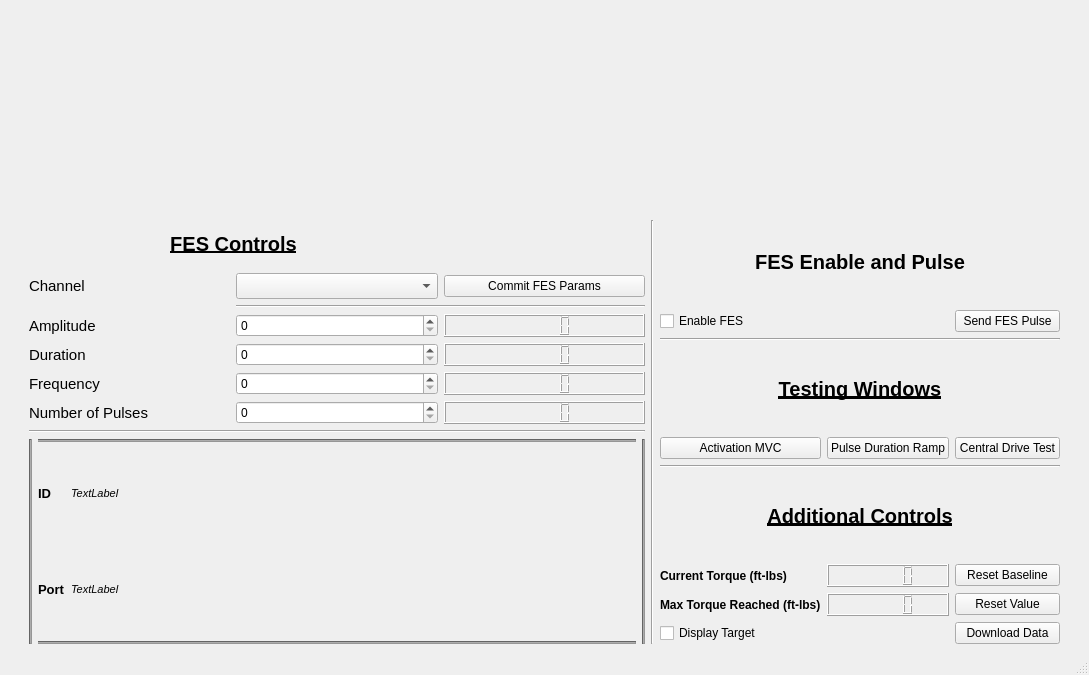
<?xml version="1.0" encoding="UTF-8"?>
<ui version="4.0">
 <class>MainWindow</class>
 <widget class="QMainWindow" name="MainWindow">
  <property name="geometry">
   <rect>
    <x>0</x>
    <y>0</y>
    <width>1089</width>
    <height>675</height>
   </rect>
  </property>
  <property name="windowTitle">
   <string>Central Drive Estimation</string>
  </property>
  <widget class="QWidget" name="centralwidget">
   <layout class="QGridLayout" name="gridLayout_3">
    <item row="1" column="2" rowspan="3">
     <widget class="Line" name="line">
      <property name="orientation">
       <enum>Qt::Vertical</enum>
      </property>
     </widget>
    </item>
    <item row="0" column="4" rowspan="4">
     <spacer name="horizontalSpacer">
      <property name="orientation">
       <enum>Qt::Horizontal</enum>
      </property>
      <property name="sizeType">
       <enum>QSizePolicy::Fixed</enum>
      </property>
      <property name="sizeHint" stdset="0">
       <size>
        <width>20</width>
        <height>1</height>
       </size>
      </property>
     </spacer>
    </item>
    <item row="0" column="1" colspan="3">
     <layout class="QVBoxLayout" name="verticalLayout">
      <item>
       <widget class="QWidget" name="TorquePlot" native="true">
        <layout class="QHBoxLayout" name="horizontalLayout"/>
       </widget>
      </item>
     </layout>
    </item>
    <item row="2" column="1">
     <widget class="Line" name="line_2">
      <property name="orientation">
       <enum>Qt::Horizontal</enum>
      </property>
     </widget>
    </item>
    <item row="3" column="1">
     <layout class="QGridLayout" name="gridLayout_4">
      <property name="verticalSpacing">
       <number>7</number>
      </property>
      <item row="1" column="1">
       <widget class="QLabel" name="label_13">
        <property name="font">
         <font>
          <pointsize>10</pointsize>
          <weight>75</weight>
          <bold>true</bold>
         </font>
        </property>
        <property name="text">
         <string>ID</string>
        </property>
       </widget>
      </item>
      <item row="2" column="1">
       <widget class="QLabel" name="label_4">
        <property name="font">
         <font>
          <pointsize>10</pointsize>
          <weight>75</weight>
          <bold>true</bold>
         </font>
        </property>
        <property name="text">
         <string>Port</string>
        </property>
       </widget>
      </item>
      <item row="1" column="2">
       <widget class="QLabel" name="participantID_lbl">
        <property name="sizePolicy">
         <sizepolicy hsizetype="MinimumExpanding" vsizetype="Minimum">
          <horstretch>0</horstretch>
          <verstretch>0</verstretch>
         </sizepolicy>
        </property>
        <property name="font">
         <font>
          <pointsize>8</pointsize>
          <weight>50</weight>
          <italic>true</italic>
          <bold>false</bold>
          <underline>false</underline>
         </font>
        </property>
        <property name="styleSheet">
         <string notr="true"/>
        </property>
        <property name="text">
         <string>TextLabel</string>
        </property>
        <property name="alignment">
         <set>Qt::AlignLeading|Qt::AlignLeft|Qt::AlignVCenter</set>
        </property>
       </widget>
      </item>
      <item row="2" column="2">
       <widget class="QLabel" name="comport_lbl">
        <property name="font">
         <font>
          <pointsize>8</pointsize>
          <weight>50</weight>
          <italic>true</italic>
          <bold>false</bold>
          <underline>false</underline>
         </font>
        </property>
        <property name="styleSheet">
         <string notr="true"/>
        </property>
        <property name="text">
         <string>TextLabel</string>
        </property>
        <property name="alignment">
         <set>Qt::AlignLeading|Qt::AlignLeft|Qt::AlignVCenter</set>
        </property>
       </widget>
      </item>
      <item row="3" column="1" colspan="2">
       <widget class="Line" name="line_8">
        <property name="styleSheet">
         <string notr="true">background-color: rgb(150, 150, 150);</string>
        </property>
        <property name="orientation">
         <enum>Qt::Horizontal</enum>
        </property>
       </widget>
      </item>
      <item row="0" column="1" colspan="2">
       <widget class="Line" name="line_6">
        <property name="styleSheet">
         <string notr="true">background-color: rgb(150, 150, 150);</string>
        </property>
        <property name="orientation">
         <enum>Qt::Horizontal</enum>
        </property>
       </widget>
      </item>
      <item row="0" column="0" rowspan="4">
       <widget class="Line" name="line_10">
        <property name="styleSheet">
         <string notr="true">background-color: rgb(150, 150, 150);</string>
        </property>
        <property name="orientation">
         <enum>Qt::Vertical</enum>
        </property>
       </widget>
      </item>
      <item row="0" column="3" rowspan="4">
       <widget class="Line" name="line_9">
        <property name="styleSheet">
         <string notr="true">background-color: rgb(150, 150, 150);</string>
        </property>
        <property name="orientation">
         <enum>Qt::Vertical</enum>
        </property>
       </widget>
      </item>
     </layout>
    </item>
    <item row="0" column="0" rowspan="4">
     <spacer name="horizontalSpacer_2">
      <property name="orientation">
       <enum>Qt::Horizontal</enum>
      </property>
      <property name="sizeType">
       <enum>QSizePolicy::Fixed</enum>
      </property>
      <property name="sizeHint" stdset="0">
       <size>
        <width>20</width>
        <height>1</height>
       </size>
      </property>
     </spacer>
    </item>
    <item row="1" column="1">
     <layout class="QGridLayout" name="gridLayout">
      <item row="4" column="2">
       <widget class="QLCDNumber" name="committedDur_lbl"/>
      </item>
      <item row="3" column="0">
       <widget class="QLabel" name="label">
        <property name="font">
         <font>
          <pointsize>11</pointsize>
         </font>
        </property>
        <property name="text">
         <string>Amplitude</string>
        </property>
       </widget>
      </item>
      <item row="5" column="0">
       <widget class="QLabel" name="label_5">
        <property name="font">
         <font>
          <pointsize>11</pointsize>
         </font>
        </property>
        <property name="text">
         <string>Frequency</string>
        </property>
       </widget>
      </item>
      <item row="4" column="1">
       <widget class="QSpinBox" name="dur_sp"/>
      </item>
      <item row="6" column="0">
       <widget class="QLabel" name="label_6">
        <property name="font">
         <font>
          <pointsize>11</pointsize>
         </font>
        </property>
        <property name="text">
         <string>Number of Pulses</string>
        </property>
       </widget>
      </item>
      <item row="1" column="1">
       <widget class="QComboBox" name="channel_cb">
        <property name="font">
         <font>
          <pointsize>11</pointsize>
         </font>
        </property>
        <property name="currentText">
         <string/>
        </property>
        <property name="placeholderText">
         <string/>
        </property>
       </widget>
      </item>
      <item row="5" column="1">
       <widget class="QSpinBox" name="f_sp"/>
      </item>
      <item row="3" column="2">
       <widget class="QLCDNumber" name="committedAmp_lbl"/>
      </item>
      <item row="6" column="1">
       <widget class="QSpinBox" name="np_sp"/>
      </item>
      <item row="6" column="2">
       <widget class="QLCDNumber" name="committedNp_lbl"/>
      </item>
      <item row="0" column="0" colspan="2">
       <widget class="QLabel" name="label_3">
        <property name="font">
         <font>
          <pointsize>15</pointsize>
          <weight>75</weight>
          <bold>true</bold>
          <underline>true</underline>
         </font>
        </property>
        <property name="text">
         <string>FES Controls</string>
        </property>
        <property name="scaledContents">
         <bool>false</bool>
        </property>
        <property name="alignment">
         <set>Qt::AlignCenter</set>
        </property>
       </widget>
      </item>
      <item row="4" column="0">
       <widget class="QLabel" name="label_2">
        <property name="font">
         <font>
          <pointsize>11</pointsize>
          <italic>false</italic>
         </font>
        </property>
        <property name="text">
         <string>Duration</string>
        </property>
       </widget>
      </item>
      <item row="1" column="2">
       <widget class="QPushButton" name="commit_pb">
        <property name="text">
         <string>Commit FES Params</string>
        </property>
        <property name="checkable">
         <bool>false</bool>
        </property>
       </widget>
      </item>
      <item row="5" column="2">
       <widget class="QLCDNumber" name="committedF_lbl"/>
      </item>
      <item row="1" column="0">
       <widget class="QLabel" name="label_7">
        <property name="font">
         <font>
          <pointsize>11</pointsize>
         </font>
        </property>
        <property name="text">
         <string>Channel</string>
        </property>
       </widget>
      </item>
      <item row="3" column="1">
       <widget class="QSpinBox" name="amp_sp"/>
      </item>
      <item row="2" column="1" colspan="2">
       <widget class="Line" name="line_5">
        <property name="orientation">
         <enum>Qt::Horizontal</enum>
        </property>
       </widget>
      </item>
     </layout>
    </item>
    <item row="1" column="3" rowspan="3">
     <layout class="QGridLayout" name="gridLayout_2">
      <item row="8" column="2">
       <widget class="QPushButton" name="maxTorqueReset_pb">
        <property name="text">
         <string>Reset Value</string>
        </property>
       </widget>
      </item>
      <item row="0" column="0" colspan="3">
       <widget class="QLabel" name="label_10">
        <property name="font">
         <font>
          <pointsize>15</pointsize>
          <weight>75</weight>
          <italic>false</italic>
          <bold>true</bold>
          <underline>false</underline>
         </font>
        </property>
        <property name="text">
         <string>FES Enable and Pulse</string>
        </property>
        <property name="alignment">
         <set>Qt::AlignCenter</set>
        </property>
       </widget>
      </item>
      <item row="9" column="2">
       <widget class="QPushButton" name="download_pb">
        <property name="text">
         <string>Download Data</string>
        </property>
       </widget>
      </item>
      <item row="7" column="0">
       <widget class="QLabel" name="label_9">
        <property name="font">
         <font>
          <weight>75</weight>
          <bold>true</bold>
         </font>
        </property>
        <property name="text">
         <string>Current Torque (ft-lbs)</string>
        </property>
       </widget>
      </item>
      <item row="7" column="2">
       <widget class="QPushButton" name="resetBaseline_pb">
        <property name="text">
         <string>Reset Baseline</string>
        </property>
       </widget>
      </item>
      <item row="1" column="0">
       <widget class="QCheckBox" name="fesEnable_cb">
        <property name="text">
         <string>Enable FES</string>
        </property>
       </widget>
      </item>
      <item row="9" column="0">
       <widget class="QCheckBox" name="target_cb">
        <property name="text">
         <string>Display Target</string>
        </property>
       </widget>
      </item>
      <item row="4" column="1">
       <widget class="QPushButton" name="PDRamp_pb">
        <property name="text">
         <string>Pulse Duration Ramp</string>
        </property>
       </widget>
      </item>
      <item row="4" column="0">
       <widget class="QPushButton" name="ActivationMVC_pb">
        <property name="sizePolicy">
         <sizepolicy hsizetype="Minimum" vsizetype="Fixed">
          <horstretch>0</horstretch>
          <verstretch>0</verstretch>
         </sizepolicy>
        </property>
        <property name="styleSheet">
         <string notr="true"/>
        </property>
        <property name="text">
         <string>Activation MVC</string>
        </property>
       </widget>
      </item>
      <item row="1" column="2">
       <widget class="QPushButton" name="sendPulse_pb">
        <property name="autoFillBackground">
         <bool>false</bool>
        </property>
        <property name="text">
         <string>Send FES Pulse</string>
        </property>
       </widget>
      </item>
      <item row="7" column="1">
       <widget class="QLCDNumber" name="currentTorque_lcd">
        <property name="frameShape">
         <enum>QFrame::Box</enum>
        </property>
       </widget>
      </item>
      <item row="8" column="0">
       <widget class="QLabel" name="label_8">
        <property name="font">
         <font>
          <weight>75</weight>
          <bold>true</bold>
         </font>
        </property>
        <property name="text">
         <string>Max Torque Reached (ft-lbs)</string>
        </property>
       </widget>
      </item>
      <item row="8" column="1">
       <widget class="QLCDNumber" name="maxTorque_lcd"/>
      </item>
      <item row="6" column="0" colspan="3">
       <widget class="QLabel" name="label_12">
        <property name="font">
         <font>
          <pointsize>15</pointsize>
          <weight>75</weight>
          <bold>true</bold>
          <underline>true</underline>
         </font>
        </property>
        <property name="text">
         <string>Additional Controls</string>
        </property>
        <property name="alignment">
         <set>Qt::AlignCenter</set>
        </property>
       </widget>
      </item>
      <item row="2" column="0" colspan="3">
       <widget class="Line" name="line_4">
        <property name="orientation">
         <enum>Qt::Horizontal</enum>
        </property>
       </widget>
      </item>
      <item row="4" column="2">
       <widget class="QPushButton" name="CD_pb">
        <property name="autoFillBackground">
         <bool>false</bool>
        </property>
        <property name="text">
         <string>Central Drive Test</string>
        </property>
       </widget>
      </item>
      <item row="3" column="0" colspan="3">
       <widget class="QLabel" name="label_11">
        <property name="font">
         <font>
          <pointsize>15</pointsize>
          <weight>75</weight>
          <bold>true</bold>
          <underline>true</underline>
         </font>
        </property>
        <property name="text">
         <string>Testing Windows</string>
        </property>
        <property name="alignment">
         <set>Qt::AlignCenter</set>
        </property>
       </widget>
      </item>
      <item row="5" column="0" colspan="3">
       <widget class="Line" name="line_3">
        <property name="orientation">
         <enum>Qt::Horizontal</enum>
        </property>
       </widget>
      </item>
     </layout>
    </item>
   </layout>
  </widget>
  <widget class="QMenuBar" name="menubar">
   <property name="geometry">
    <rect>
     <x>0</x>
     <y>0</y>
     <width>1089</width>
     <height>26</height>
    </rect>
   </property>
  </widget>
  <widget class="QStatusBar" name="statusbar"/>
 </widget>
 <resources/>
 <connections/>
</ui>
